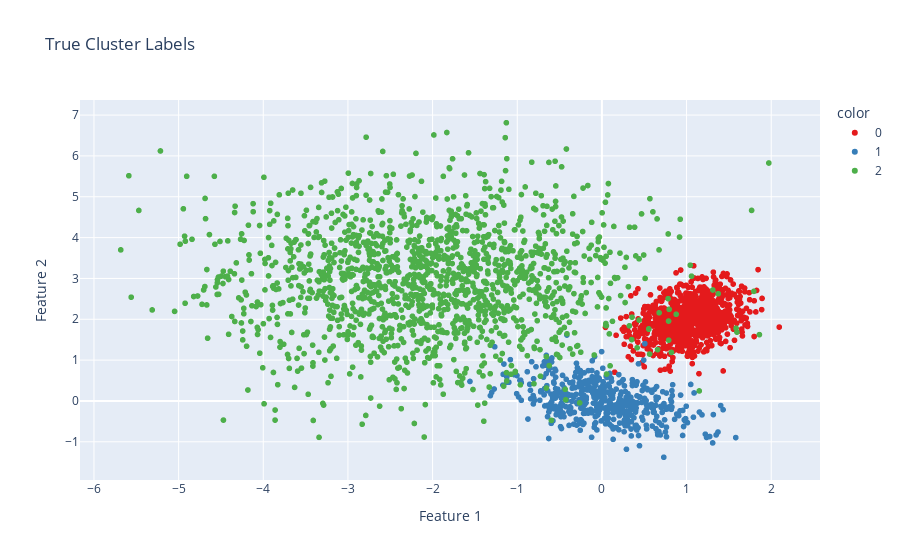

This figure's notebook cell:
### Code cell
# Convert to DataFrame for Plotly
df = pd.DataFrame({
    "Feature 1": data[:, 0],
    "Feature 2": data[:, 1],
    "Cluster": labels_true.astype(int)  # Convert labels to int for categorical coloring
})

# Create an interactive scatter plot
fig = px.scatter(
    df, 
    x="Feature 1", 
    y="Feature 2", 
    color=df["Cluster"].astype(str),  # Convert to string for categorical colors
    title="True Cluster Labels",
    labels={"Cluster": "True Cluster"},
    color_discrete_sequence=px.colors.qualitative.Set1  # Nice distinct colors
)

# Show plot
fig.show()

### Figure 1 — Plotly figure (JSON) as saved in the notebook; plotly's stock layout.template omitted (floating-point values rounded to 4 significant figures; data arrays with more than 128 entries replaced by an {"elided": "..."} marker saying what was removed)
{"data": [{"hovertemplate": "color=0<br>Feature 1=%{x}<br>Feature 2=%{y}<extra></extra>", "legendgroup": "0", "marker": {"color": "rgb(228,26,28)", "symbol": "circle"}, "mode": "markers", "name": "0", "showlegend": true, "type": "scattergl", "x": {"elided": "1000 float values"}, "xaxis": "x", "y": {"elided": "1000 float values"}, "yaxis": "y"}, {"hovertemplate": "color=1<br>Feature 1=%{x}<br>Feature 2=%{y}<extra></extra>", "legendgroup": "1", "marker": {"color": "rgb(55,126,184)", "symbol": "circle"}, "mode": "markers", "name": "1", "showlegend": true, "type": "scattergl", "x": {"elided": "500 float values"}, "xaxis": "x", "y": {"elided": "500 float values"}, "yaxis": "y"}, {"hovertemplate": "color=2<br>Feature 1=%{x}<br>Feature 2=%{y}<extra></extra>", "legendgroup": "2", "marker": {"color": "rgb(77,175,74)", "symbol": "circle"}, "mode": "markers", "name": "2", "showlegend": true, "type": "scattergl", "x": {"elided": "1500 float values"}, "xaxis": "x", "y": {"elided": "1500 float values"}, "yaxis": "y"}], "layout": {"legend": {"title": {"text": "color"}, "tracegroupgap": 0}, "title": {"text": "True Cluster Labels"}, "xaxis": {"anchor": "y", "domain": [0, 1], "title": {"text": "Feature 1"}}, "yaxis": {"anchor": "x", "domain": [0, 1], "title": {"text": "Feature 2"}}}}
